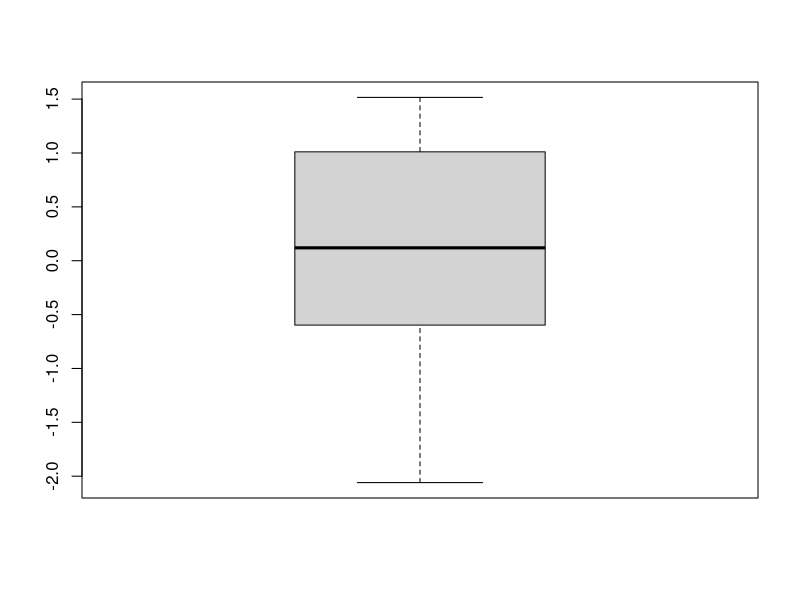
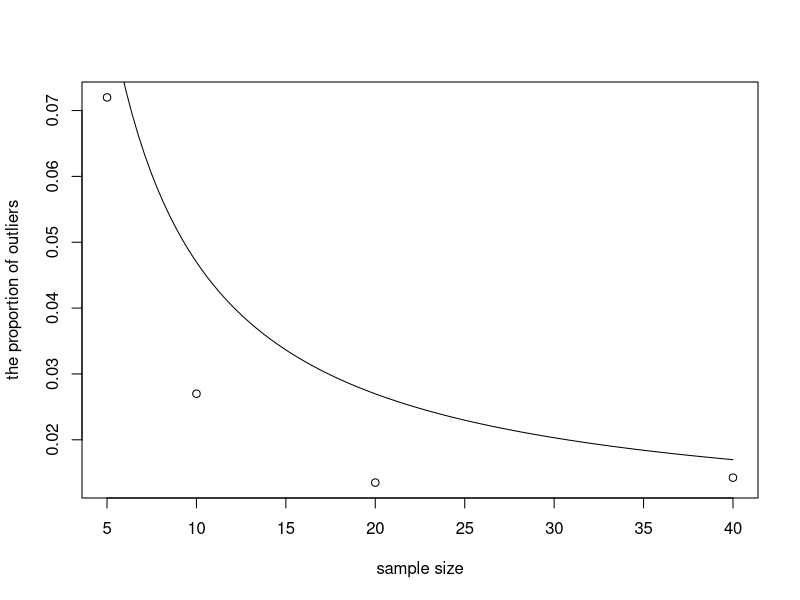
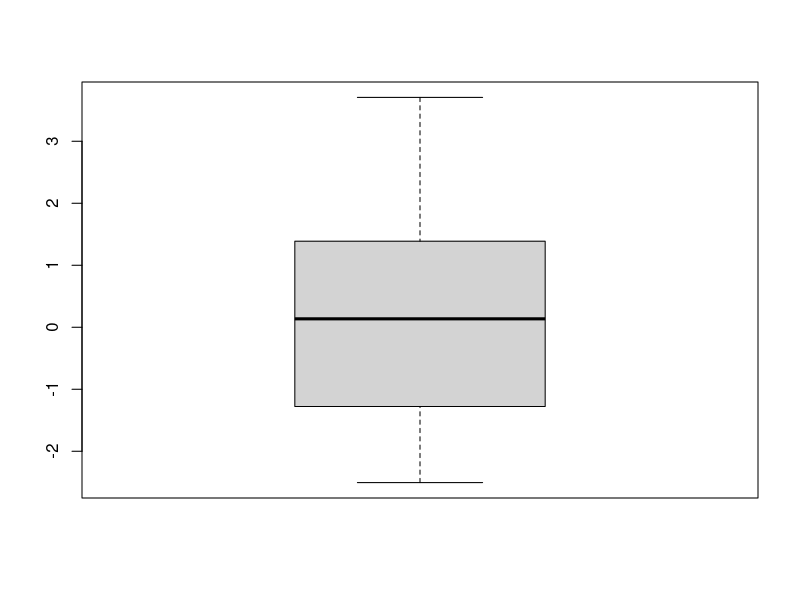
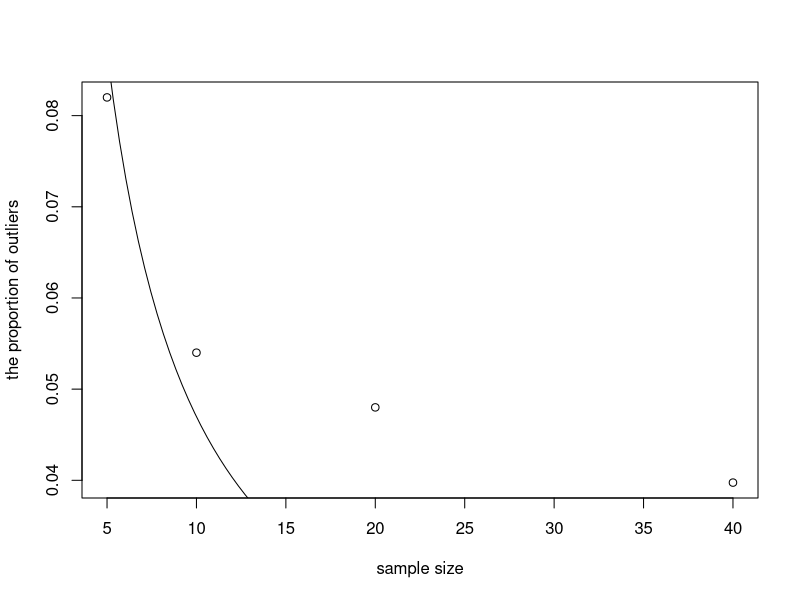

Generate these figures, in order, with R:
## ---- chunk 1
#1
outliers=function(rdensity,sample.size,plot=TRUE,...){
y=rdensity(sample.size,...)
if(plot==TRUE) boxplot(y)
length(boxplot(y,plot=FALSE)$out)
}
outliers(rnorm, 20)

#2
OUT=replicate(100,outliers(rnorm,20,plot=FALSE))
table(OUT)
sum(as.integer(row.names(table(OUT)))*table(OUT))

#4
x<-c(5,10,20,40)
y<-c(0.072,0.027,0.0135,0.01425)
plot(x,y,xlab="sample size",ylab="the proportion of outliers")
curve(0.00698 + 0.4/x, add=TRUE)

#5
outliers(rt,20,df=4)
OUT=replicate(100, outliers(rt,20,plot=FALSE,df=4))
table(OUT)
sum(as.integer(row.names(table(OUT)))*table(OUT))

x<-c(5,10,20,40)
y<-c(0.082,0.054,0.048,0.03975)
plot(x,y,xlab="sample size",ylab="the proportion of outliers")
curve(0.00698 + 0.4/x, add=TRUE)

